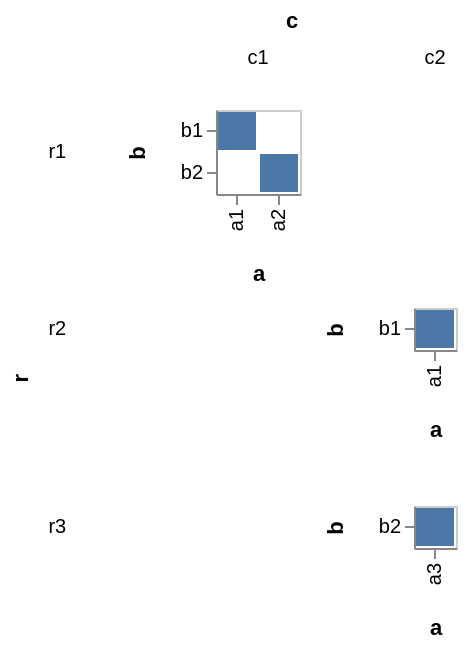

Describe this chart as a Vega-Lite specification.
### Vega specification from a JSON file in a GitHub repository (floating-point values rounded to 4 significant figures)
{"$schema": "https://vega.github.io/schema/vega/v3.0.json", "autosize": "pad", "padding": 5, "data": [{"name": "source_0", "values": [{"r": "r1", "c": "c1", "a": "a1", "b": "b1"}, {"r": "r1", "c": "c1", "a": "a2", "b": "b2"}, {"r": "r2", "c": "c2", "a": "a1", "b": "b1"}, {"r": "r3", "c": "c2", "a": "a3", "b": "b2"}]}, {"name": "cross_column_row", "source": "source_0", "transform": [{"type": "aggregate", "groupby": ["c", "r"], "fields": ["a", "b"], "ops": ["distinct", "distinct"]}]}, {"name": "column", "source": "cross_column_row", "transform": [{"type": "aggregate", "groupby": ["c"], "fields": ["distinct_a"], "ops": ["max"], "as": ["distinct_a"]}]}, {"name": "column_layout", "source": "column", "transform": [{"type": "aggregate", "ops": ["distinct"], "fields": ["c"]}]}, {"name": "row", "source": "cross_column_row", "transform": [{"type": "aggregate", "groupby": ["r"], "fields": ["distinct_b"], "ops": ["max"], "as": ["distinct_b"]}]}], "signals": [{"name": "child_x_step", "value": 21}, {"name": "child_y_step", "value": 21}], "layout": {"padding": {"row": 10, "column": 10}, "offset": 10, "columns": {"signal": "data('column_layout')[0][\"distinct_c\"]"}, "bounds": "full", "align": "all"}, "marks": [{"name": "row_title", "role": "row-title", "type": "group", "marks": [{"type": "text", "role": "row-title-text", "encode": {"update": {"align": {"value": "right"}, "text": {"value": "r"}, "fill": {"value": "black"}, "fontWeight": {"value": "bold"}, "angle": {"value": 270}}}}]}, {"name": "column_title", "role": "column-title", "type": "group", "marks": [{"type": "text", "role": "column-title-text", "encode": {"update": {"align": {"value": "center"}, "text": {"value": "c"}, "fill": {"value": "black"}, "fontWeight": {"value": "bold"}}}}]}, {"name": "row_header", "type": "group", "role": "row-header", "from": {"data": "row"}, "sort": {"field": "datum[\"r\"]", "order": "ascending"}, "title": {"text": {"signal": "parent[\"r\"]"}, "offset": 10, "orient": "left", "encode": {"update": {"fontWeight": {"value": "normal"}, "angle": {"value": 0}, "fontSize": {"value": 10}, "align": {"value": "right"}, "baseline": {"value": "middle"}}}}, "encode": {"update": {"height": {"signal": "bandspace(datum[\"distinct_b\"], 0.1, 0.05) * child_y_step"}}}}, {"name": "column_header", "type": "group", "role": "column-header", "from": {"data": "column"}, "sort": {"field": "datum[\"c\"]", "order": "ascending"}, "title": {"text": {"signal": "parent[\"c\"]"}, "offset": 10, "orient": "top", "encode": {"update": {"fontWeight": {"value": "normal"}, "angle": {"value": 0}, "fontSize": {"value": 10}}}}, "encode": {"update": {"width": {"signal": "bandspace(datum[\"distinct_a\"], 0.1, 0.05) * child_x_step"}}}}, {"name": "cell", "type": "group", "from": {"facet": {"name": "facet", "data": "source_0", "groupby": ["r", "c"], "aggregate": {"cross": true, "fields": ["a", "b"], "ops": ["distinct", "distinct"]}}}, "sort": {"field": ["datum[\"r\"]", "datum[\"c\"]"], "order": ["ascending", "ascending"]}, "encode": {"update": {"width": {"signal": "bandspace(datum[\"distinct_a\"], 0.1, 0.05) * child_x_step"}, "height": {"signal": "bandspace(datum[\"distinct_b\"], 0.1, 0.05) * child_y_step"}, "stroke": {"value": "#ccc"}, "fill": {"value": "transparent"}}}, "marks": [{"name": "child_marks", "type": "rect", "from": {"data": "facet"}, "encode": {"update": {"x": {"scale": "child_x", "field": "a"}, "width": {"scale": "child_x", "band": true}, "y": {"scale": "child_y", "field": "b"}, "height": {"scale": "child_y", "band": true}, "fill": {"value": "#4c78a8"}}}}], "scales": [{"name": "child_x", "type": "band", "domain": {"data": "facet", "field": "a", "sort": true}, "range": {"step": {"signal": "child_x_step"}}, "round": true, "paddingInner": 0.1, "paddingOuter": 0.05}, {"name": "child_y", "type": "band", "domain": {"data": "facet", "field": "b", "sort": true}, "range": {"step": {"signal": "child_y_step"}}, "round": true, "paddingInner": 0.1, "paddingOuter": 0.05}], "axes": [{"scale": "child_x", "orient": "bottom", "title": "a", "zindex": 1, "encode": {"labels": {"update": {"angle": {"value": 270}, "align": {"value": "right"}, "baseline": {"value": "middle"}}}}}, {"scale": "child_y", "orient": "left", "title": "b", "zindex": 1}]}], "config": {"axis": {"minExtent": 30, "domainColor": "#888", "tickColor": "#888"}}}
